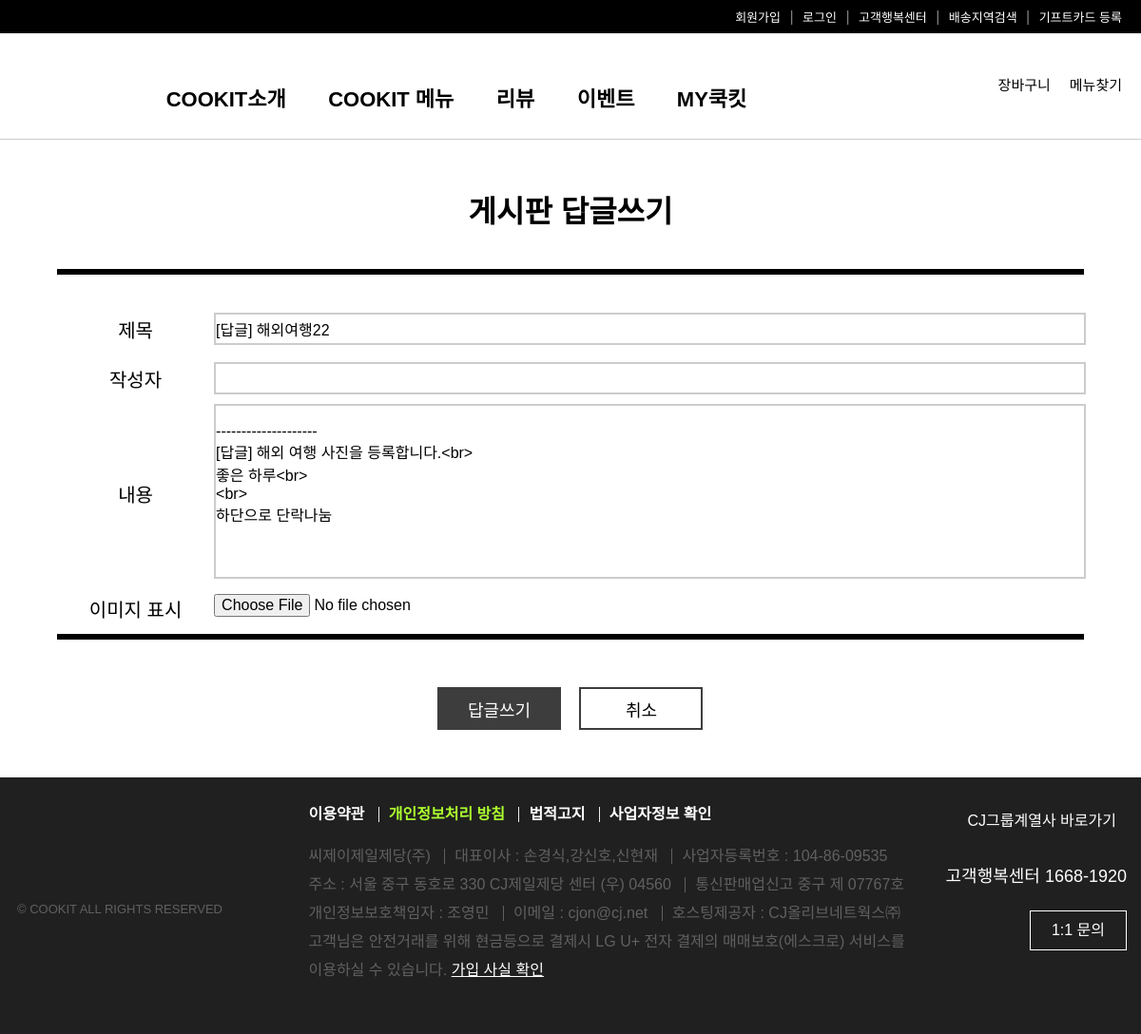
Page /freeBoard/1/1/1/28/fboardReply on the committed database.
### freeBoard/models.py (models this page shows, shortened)
class Fboard(models.Model):
    b_no = models.AutoField(primary_key=True)
    member = models.ForeignKey(Member,on_delete=models.DO_NOTHING,null=True)
    b_title = models.CharField(max_length=1000)
    b_content = models.TextField()
    b_date = models.DateTimeField(default=datetime.now(),blank=True)
    b_group = models.IntegerField(default=0)
    b_step = models.IntegerField(default=0)
    b_indent = models.IntegerField(default=0)
    b_hit = models.IntegerField(default=1)
    b_file = models.ImageField(blank=True)

### freeBoard/views.py (the view, shortened to what this page needs)
# urls.py: path('<int:nowpage>/<str:category>/<str:sword>/<str:b_no>/fboardReply',views.fboardReply,name="fboardReply"),
def fboardReply(request,nowpage,category,sword,b_no):
    if request.method == 'GET':
        qs = Fboard.objects.get(b_no=b_no)
        context = {"fboard":qs,"nowpage":nowpage,"category":category,"sword":sword}
        print("views :",b_no)
        return render(request,'fboardReply.html',context)
    return

### freeBoard/templates/fboardReply.html (shortened to what this page needs)
{% load static %}
<!DOCTYPE html>
<html lang="ko">
<head>
  <link rel="stylesheet" href="{% static 'css/style.css' %}">
  <link rel="stylesheet" href="{% static 'css/write.css' %}">
</head>
<body>
  <header>
    <ul>
      <li>회원가입</li> <span>|</span>
      <li>로그인</li> <span>|</span>
      <li>고객행복센터</li> <span>|</span>
      <li>배송지역검색</li> <span>|</span>
      <li>기프트카드 등록</li>
    </ul>
  </header>
  <nav>
    <div class="logo"></div>
    <div id="search">
      <div class="search"></div><br>
      <span>메뉴찾기</span>
    </div>
    <div id="cart">
      <div class="cart"></div><br>
      <span>장바구니</span>
    </div>
    <div class="nav-menu">
      <ul>
        <li>COOKIT소개</li>
        <li>COOKIT 메뉴</li>
        <li>리뷰</li>
        <li>이벤트</li>
        <li>MY쿡킷</li>
      </ul>
    </div>
  </nav>
  <section>
    <h1>게시판 답글쓰기</h1>
    <hr>
    <form action="{% url 'freeBoard:fboardReply' nowpage category sword fboard.b_no %}" name="write" method="post" enctype="multipart/form-data">
      <table>
        <colgroup>
          <col width="15%">
          <col width="85%">
        </colgroup>
        <tr>
          <th>제목</th>
          <td>
            <input type="text" name="title" id="title" value="[답글] {{ fboard.b_title}}">
          </td>
        </tr>
        <tr>
          <th>작성자</th>
          <td>
            <input type="text" name="id" value="{{request.session.session_id }}" readonly >
          </td>
        </tr>
        <tr>
          <th>내용</th>
          <td>
            <textarea name="content" cols="50" rows="10">
--------------------
[답글] {{fboard.b_content}}</textarea>
          </td>
        </tr>
        <tr>
          <th>이미지 표시</th>
          <td>
            <input type="file" name="file" id="file">
          </td>
        </tr>
      </table>
      <hr>
      <div class="button-wrapper">
        <button type="button" onclick="replyBtn()" class="write">답글쓰기</button>
        <button type="button" onclick="cancelBtn()" class="cancel">취소</button>
      </div>
    </form>
  </section>
  <footer>
    <div class="wrapper">
      <div class="footer-left">
        <div class="footer-logo"></div>
        <div class="copyright">© COOKIT ALL RIGHTS RESERVED</div>
      </div>
      <div class="footer-center">
        <ul class="footer-nav">
          <li class="first-list">이용약관</li>
          <li class="green">개인정보처리 방침</li>
          <li>법적고지</li>
          <li>사업자정보 확인</li>
        </ul>
        <ul class="footer-info">
          <li class="first-list">씨제이제일제당(주)</li>
          <li>대표이사 : 손경식,강신호,신현재</li>
          <li>사업자등록번호 : 104-86-09535</li>
          <li class="first-list">주소 : 서울 중구 동호로 330 CJ제일제당 센터 (우) 04560</li>
          <li>통신판매업신고 중구 제 07767호</li>
          <li class="first-list">개인정보보호책임자 : 조영민</li>
          <li>이메일 : cjon@cj.net</li>
          <li>호스팅제공자 : CJ올리브네트웍스㈜</li>
        </ul>
        <div id="check">고객님은 안전거래를 위해 현금등으로 결제시 LG U+ 전자 결제의 매매보호(에스크로) 서비스를 이용하실 수 있습니다. <span class="check">가입 사실 확인</span></div>
      </div>
      <div class="footer-right">
        <div id="shortcut">
          <span>CJ그룹계열사 바로가기</span>
          <div class="shortcut"></div>
        </div>
        <div class="call">고객행복센터 1668-1920</div>
        <div class="inquery">1:1 문의</div>
      </div>
    </div>
  </footer>
</body>
</html>

### static/css/style.css (style rules this page uses)
*, body { margin: 0; padding: 0; font-family: 'Noto Sans KR', sans-serif; font-size: 16px; }
header { height: 35px; background: black; color: white; }
header ul { margin: 8px 15px 0px 0; float: right; list-style-type: none; }
li { display: inline-block; padding-right: 5px; font-size: 13px; }
header span { padding-right: 5px; color: gray; }
nav { width: 100%; border-bottom: 1px #ccc solid; padding-top: 15px; padding-bottom: 20px; }
.nav-menu { text-align: center; width: 80%; }
nav ul { display: inline-block; position: relative; top: -8px; margin: auto; }
nav li { margin-top: 0; padding: 0 20px; font-size: 22px; font-weight: bold; }
nav div { display: inline-block; }
.logo { background: url(https://www.cjcookit.com/cjkit/web/images/common/ico_set.png) no-repeat -310px -375px; background-size: 800px 800px; width: 110px; height: 40px; margin-left: 5px; }
#cart, #search { float: right; margin-right: 20px; }
.cart { position: relative; left: 10px; width: 45px; height: 30px; background: url(https://www.cjcookit.com/cjkit/web/images/common/ico_set.png) no-repeat -584px -320px; background-size: 800px 800px; }
.search { position: relative; left: 10px; width: 45px; height: 30px; background: url(https://www.cjcookit.com/cjkit/web/images/common/ico_set.png) no-repeat -624px -320px; background-size: 800px 800px; }
nav span { position: relative; top: -6px; font-size: 15px; }
footer { display: inline-block; width: 100%; height: 240px; margin-top: 50px; padding-top: 30px; background: #202020; color: #606060; }
footer li { font-size: 16px; }
.wrapper { width: 1200px; margin: auto; }
footer > div > div { display: inline-block; }
.footer-left { width: 300px; }
.footer-center { width: 640px; margin-left: 20px; }
.footer-right { float: right; width: 210px; color: white; margin-top: 8px; margin-right: 15px; }
.footer-logo { position: relative; top: -100px; background: url(https://www.cjcookit.com/cjkit/web/images/common/ico_set.png) no-repeat -310px -310px; background-size: 800px 800px; width: 170px; height: 60px; margin-top: 30px; margin-left: 10px; }
.copyright { display: block; position: relative; top: -65px; left: 18px; font-size: 13px; }
.footer-nav { color: white; margin-bottom: 20px; }
.footer-nav li { height: 16px; line-height: 15px; padding-left: 10px; padding-right: 10px; border-left: 1px solid #ededf0; font-weight: bolder; }
.footer-info { line-height: 30px; }
.footer-info li { height: 16px; line-height: 15px; padding-left: 10px; padding-right: 10px; border-left: 1px solid #606060; }
.first-list { padding-left: 0px !important; border-left: none !important; }
.green { color: greenyellow; }
#check { line-height: 30px; }
.check { color: white; text-decoration: underline; }
.footer-right div { float: right; }
.shortcut { display: inline-block; position: relative; top: -3px; right: -10px; width: 26px; height: 26px; margin-bottom: 25px; background: url(https://www.cjcookit.com/cjkit/web/images/common/ico_set.png) no-repeat -635px 0px; background-size: 800px 800px; transform: rotate(90deg); }
#shortcut > span { position: relative; top: -6px; right: -15px; color: white; }
.call { font-size: 18px; margin-bottom: 25px; }
.inquery { width: 100px; height: 40px; line-height: 40px; text-align: center; border: 1px solid white; }

### static/css/write.css (style rules this page uses)
section { margin: auto; width: 90%; }
h1 { font-size: 32px; margin: 50px 0 40px 0; text-align: center; }
hr { border: 3px solid black; margin-bottom: 30px; }
table { width: 100%; }
tr { height: 50px; }
th { font-weight: normal; font-size: 20px; }
select, input, textarea { width: 100%; border: 2px solid #ccc; }
input { height: 30px; font-size: 16px; }
textarea { resize: none; }
#file { border: none; }
.button-wrapper { padding-top: 20px; width: 280px; margin: auto; }
button { width: 130px; height: 45px; font-size: 18px; cursor: pointer; }
.write { color: white; background: #3d3d3d; border: none; margin-right: 15px; cursor: pointer; }
.cancel { color: black; background: white; border: 2px solid #3d3d3d; }

### rows in the picture
Fboard: title "[답글] 해외여행22", content "-------------------- [답글] 해외 여행 사진을 등록합니다.<br> 좋은 하루<br> <br> 하단으로 단락나눔"
